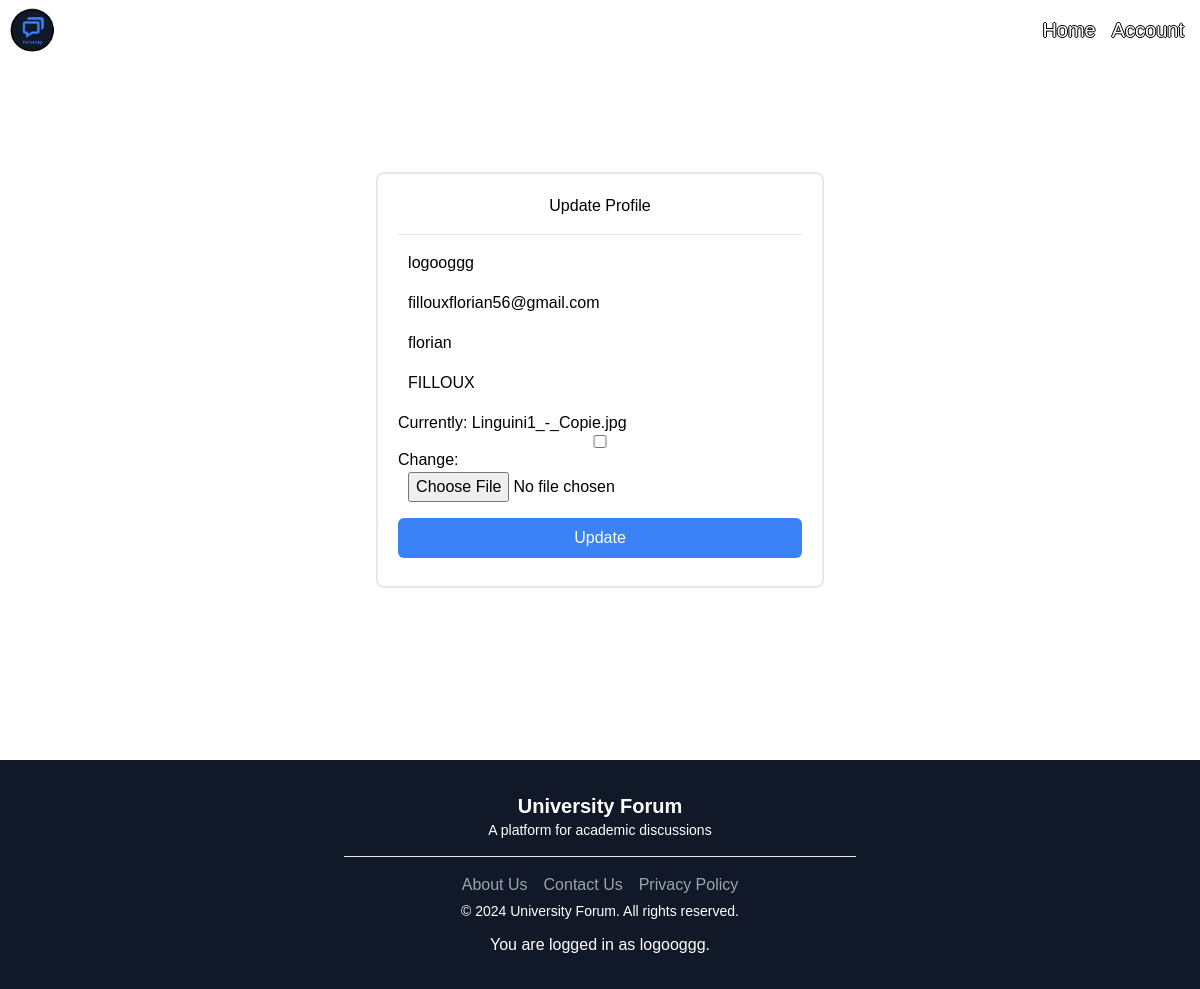
/change-profile/ (signed in), run on the app's committed database.
### authentication/models.py (models this page shows)
class User(AbstractUser):
    PROFESSOR = 'professor'
    STUDENT = 'student'
    IT = 'IT license'
    MATH = 'MATH license'
    PHYS = 'PHYS license'
    Medecine = 'Medecine'
    Sociology = 'Sociology license'
    ROLE_CHOICES = [
        (PROFESSOR, 'Professor'),
        (STUDENT, 'Student'),
    ]
    STUDIES_CHOICES = [
        (IT, 'IT license'),
        (MATH, 'MATH license'),
        (PHYS, 'PHYS license'),
        (Medecine, 'Medecine'),
        (Sociology, 'Sociology license'),
    ]
    profile_picture = models.ImageField(verbose_name='profile_picture', blank=True, null=True)
    role = models.CharField(max_length=30, choices=ROLE_CHOICES, verbose_name='Rôle')
    studies = models.CharField(max_length=30, choices=STUDIES_CHOICES, verbose_name='Studies', default='')

### authentication/views.py (the view)
# urls.py: path('change-profile/', authentication.views.profile, name='change-profile'),
@login_required
def profile(request):
    if request.method == 'POST':
        form = forms.UserUpdateForm(request.POST, request.FILES, instance=request.user)
        if form.is_valid():
            form.save()
            messages.success(request, 'Your account has been updated!')
            return redirect('account')
    else:
        form = forms.UserUpdateForm(instance=request.user)
    context = {
        'form': form
    }
    return render(request, 'authentication/changeprofile.html', context)

### authentication/forms.py
class UserUpdateForm(forms.ModelForm):
    username = forms.CharField(
        label='Username',
        max_length=150,
        widget=forms.TextInput(attrs={'class': 'form-control'}),
    )
    email = forms.CharField(
        label='Email',
        max_length=150,
        widget=forms.EmailInput(attrs={'class': 'form-control'}),
    )
    first_name = forms.CharField(
        label='First Name',
        max_length=150,
        widget=forms.TextInput(attrs={'class': 'form-control'}),
    )
    last_name = forms.CharField(
        label='Last Name',
        max_length=150,
        widget=forms.TextInput(attrs={'class': 'form-control'}),
    )
    profile_picture = forms.ImageField(required=False)
    class Meta:
        model = User
        fields = ['username', 'email', 'first_name', 'last_name', 'profile_picture']

### authentication/templates/authentication/changeprofile.html (shortened to what this page needs)
{% extends 'base.html' %}
{% load tailwind_tags %}
{% block content %}
<main class="flex items-center justify-center h-full">
  <div class="user-card border-2 rounded-lg p-5 w-full max-w-md">
    <h3 class="text-center mb-4">Update Profile</h3>
    <hr class="mb-4">
    <form method="POST" enctype="multipart/form-data" class="space-y-4">
      {{ form.as_p }}
      <button type="submit" class="w-full py-2 px-4 bg-blue-500 text-white rounded-md hover:bg-blue-600">Update</button>
    </form>
  </div>
</main>
{% endblock content %}

### templates/base.html (shortened to what this page needs)
{% load static %}
{% load tailwind_tags %}
<html>
<head>
    <link rel="stylesheet" type="text/css" href="{% static 'css/style.css' %}?{% now 'U' %}">
    {% tailwind_css %}
</head>
<body>
    <nav class="navbar bg-transparent flex flex-row items-center absolute w-full z-10">
        <div class="nav-logo flex-grow">
            <img src="{% static 'assets/forumAppLogo.png' %}?{% now 'U' %}" alt="account-icon" class="h-15 w-12 ml-2">
        </div>
        <div class="nav-ul-right flex flex-row w-50 mr-4">
            <ul class="h-ful">
                <li>
                    <a href="{% url 'home' %}"
                        class="text-white hover:text-gray-900 mr-4 text-xl text-shadow-black">Home</a>
                </li>
            </ul>
            <ul class="account h-full">
                <li class="account">
                    <a href="{% url 'account' %}"
                        class="flex items-center text-white text-xl hover:text-gray-30 text-shadow-black hover:text-gray-900">
                        Account
                    </a>
                </li>
            </ul>
        </div>
    </nav>
    <main>
        <div class="content-div">
            {% block content %}{% endblock content %}
        </div>
    </main>
    <footer class="bg-gray-900 text-white py-8">
        <div class="container mx-auto flex flex-col items-center justify-center">
            <div class="flex flex-col md:flex-row items-center justify-between mb-4">
                <div class="mb-4 md:mb-0">
                    <h3 class="text-xl font-semibold text-center">University Forum</h3>
                    <p class="text-sm">A platform for academic discussions</p>
                </div>
            </div>
            <hr class="bg-white w-1/2 mb-4">
            <div class="flex items-center">
                <a href="#" class="text-gray-400 hover:text-gray-200 mr-4">
                    About Us
                </a>
                <a href="#" class="text-gray-400 hover:text-gray-200 mr-4">
                    Contact Us
                </a>
                <a href="#" class="text-gray-400 hover:text-gray-200">
                    Privacy Policy
                </a>
            </div>
            <div>
                <p class="text-sm m-1">&copy; 2024 University Forum. All rights reserved.</p>
                <p class="text-center mt-3">You are logged in as {{ user }}.</p>
            </div>
        </div>
    </footer>
</body>
</html>

### static/css/style.css (style rules this page uses)
:root { --primary-color: #403e3f; --secondary-color: #0b7a1a; --text-color: whitesmoke; }
* { font-family: 'Trebuchet MS', 'Lucida Sans Unicode', 'Lucida Grande', 'Lucida Sans', Arial, sans-serif; }
body { margin: 0; padding: 0; background-size: cover; }
.text-shadow-black { text-shadow: -1px 0 black, 0 1px black, 1px 0 black, 0 -1px black; }
main { height: calc(100vh - 4rem); width: 100%; min-height: 95vh; }
form { margin-bottom: 2%; }
form input { width: 95%; margin-left: 2.5%; }

### data on the page
User: username "logooggg", email "fillouxflorian56@gmail.com", first_name "florian", last_name "FILLOUX"
